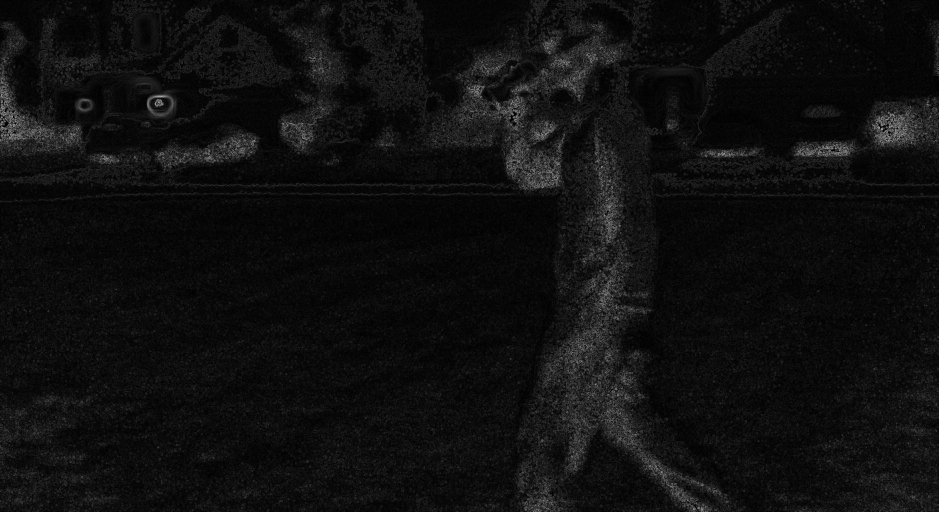
#> input picture src/images/edges/hls_scale15_sigma_1.0_sobel.png, 2816 x 1536 px, given in place of original.png, which was not available (shown at 1/3 size)
$ python affine_transformations.py
#> lines starting #> are read from the running program, lines starting #| are printed output that depends on the picture; after the words box and inside, x2 and y2 are one past the last pixel; in counts of white or black regions, pixels touching at a corner belong together; pictures that were not available may be replaced by others from this repository, and a replacement may not be noted
### src/config.py
import os

IMAGE_PATH = r"images/original/HW1_IMG_CS898BA.png"

CONVERTED_DIR = "images/converted"
TRANSFORMED_DIR = "images/transformed"
BLURRED_DIR = "images/blurred"
EDGE_DIR = "images/edges"
PLOT_DIR = "images/plots"

for folder in [
    CONVERTED_DIR,
    TRANSFORMED_DIR,
    BLURRED_DIR,
    EDGE_DIR,
    PLOT_DIR
]:
    os.makedirs(folder, exist_ok=True)

### src/affine_transformations.py
import cv2
import os
import numpy as np

from config import CONVERTED_DIR, TRANSFORMED_DIR

images = [
    "original.png",
    "grayscale.png",
    "binary.png",
    "hsv.png",
    "lab.png",
    "hls.png",
    "hsv_equalized_rgb.png"
]

transformations = [
    ("rot15", ("rotate", 15)),
    ("trans50", ("translate", (50,25))),
    ("rot30", ("rotate", 30)),
    ("scale12", ("scale", 1.2)),
    ("shear10", ("shear", 0.10)),
    ("trans75", ("translate", (75,50))),
    ("rot120", ("rotate", 120)),
    ("scale08", ("scale", 0.8)),
    ("shear20", ("shear", 0.20)),
    ("rot200", ("rotate", 200)),
    ("trans100", ("translate", (100,40))),
    ("scale15", ("scale", 1.5)),
    ("rot270", ("rotate", 270)),
    ("shear30", ("shear", 0.30))
]

idx = 0

for img_name in images:

    img = cv2.imread(
        os.path.join(CONVERTED_DIR,img_name)
    )
#> img is the input picture: shape (1536, 2816, 3); min 0, max 221, mean 15.6

    h,w = img.shape[:2]
#> h = 1536; w = 2816

    for _ in range(2):

        tag,(kind,val) = transformations[idx]
        idx += 1

        if kind == "rotate":

            M = cv2.getRotationMatrix2D(
                (w/2,h/2),
                val,
                1.0
            )

        elif kind == "translate":

            tx,ty = val

            M = np.float32([
                [1,0,tx],
                [0,1,ty]
            ])

        elif kind == "scale":

            M = cv2.getRotationMatrix2D(
                (w/2,h/2),
                0,
                val
            )

        else:

            shear = val

            M = np.float32([
                [1,shear,0],
                [0,1,0]
            ])

        transformed = cv2.warpAffine(
            img,
            M,
            (w,h)
        )

        cv2.imwrite(
            f"{TRANSFORMED_DIR}/{img_name[:-4]}_{tag}.png",
            transformed
        )
#> this loop made 2 passes
#> pass 1, `transformed = cv2.warpAffine( img, M, (w,h) )`:
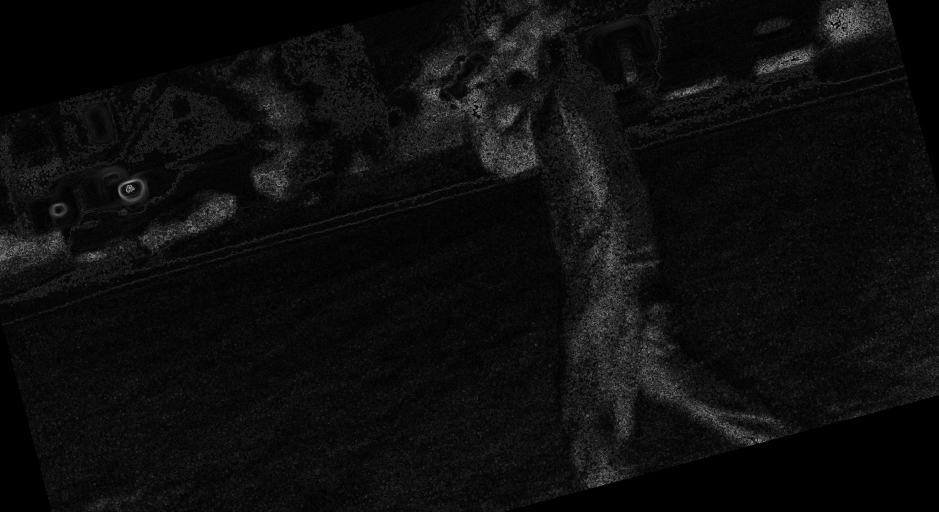
#> transformed: shape (1536, 2816, 3) (shown at 1/3 size); min 0, max 205, mean 13.8
#> pass 2, `transformed = cv2.warpAffine( img, M, (w,h) )`:
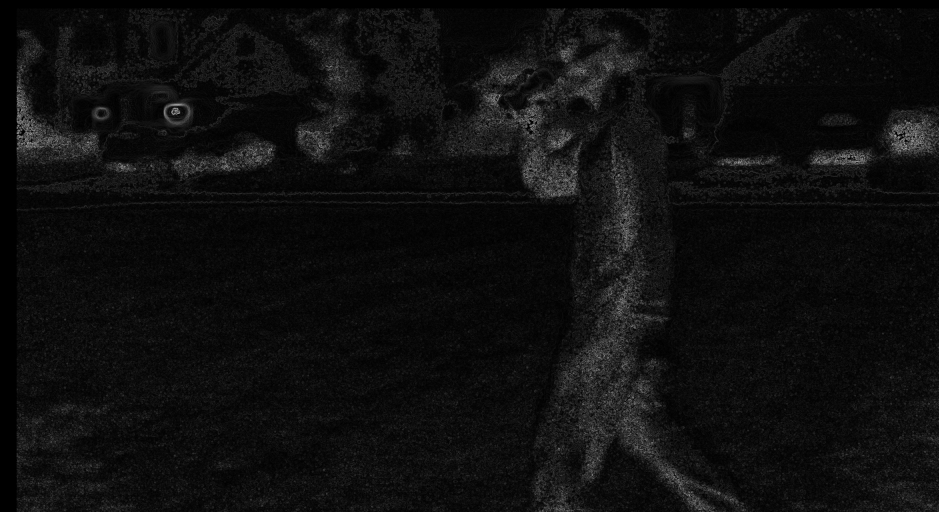
#> transformed: shape (1536, 2816, 3) (shown at 1/3 size); min 0, max 221, mean 15
#> after the loop, idx = 2
#> pass 2 of the loop `for img_name in images:`:
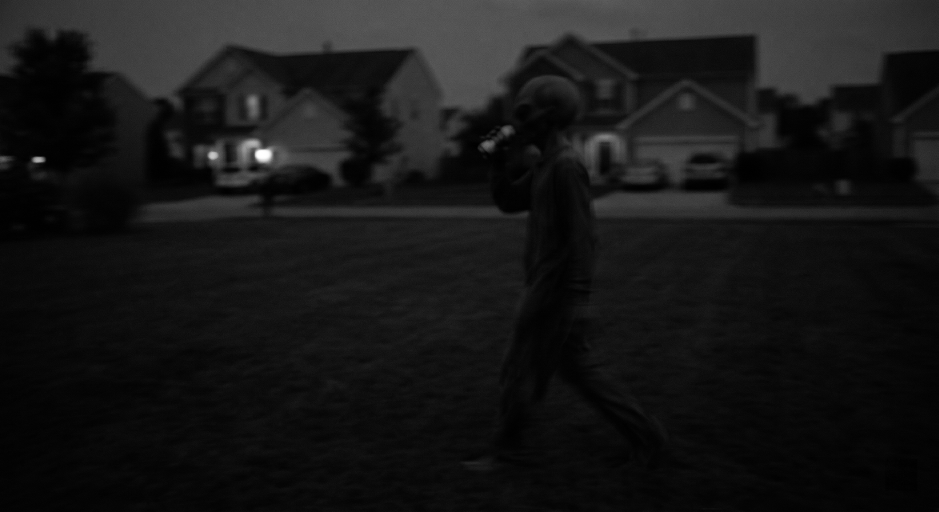
#> input picture HW1/images/converted/grayscale.png, 2816 x 1536 px, found by its file name (shown at 1/3 size)
#> img is the input picture: shape (1536, 2816, 3); min 0, max 255, mean 23.1
#> the loop `for _ in range(2): ` made 2 passes
#> (tag, kind, val, idx, M) on passes 1 to 2: ('rot30', 'rotate', 30, 3, [[0.866, 0.5, -195.4], [-0.5, 0.866, 806.9]]), ('scale12', 'scale', 1.2, 4, [[1.2, 0, -281.6], [0, 1.2, -153.6]])
#> pass 1, `transformed = cv2.warpAffine( img, M, (w,h) )`:
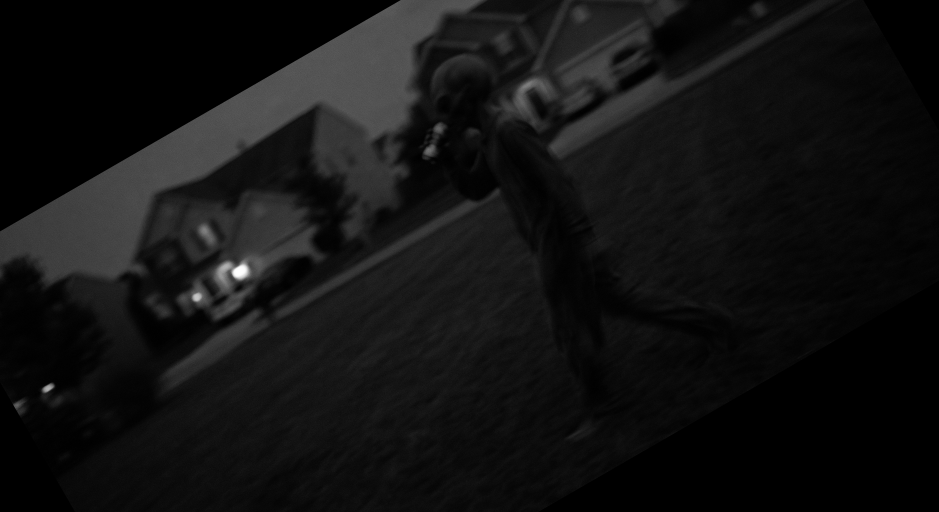
#> transformed: shape (1536, 2816, 3) (shown at 1/3 size); min 0, max 255, mean 18.4
#> pass 2, `transformed = cv2.warpAffine( img, M, (w,h) )`:
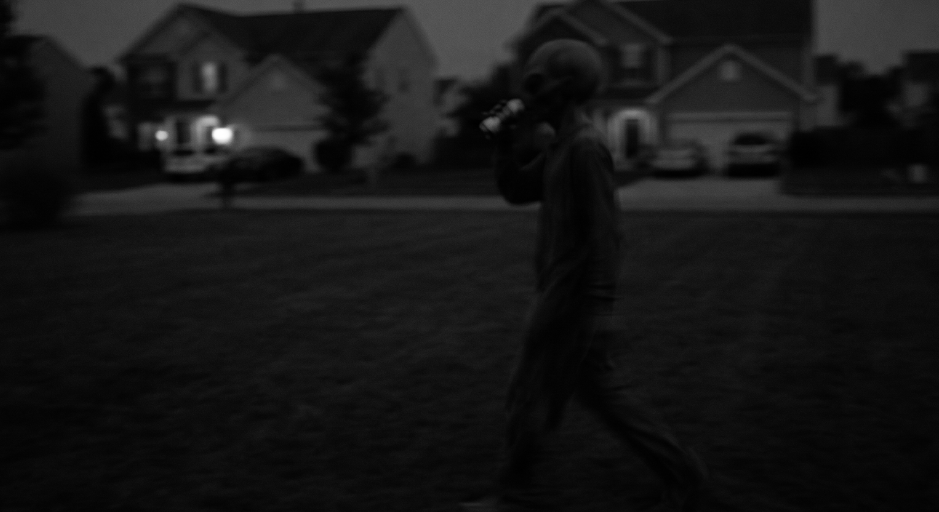
#> transformed: shape (1536, 2816, 3) (shown at 1/3 size); min 0, max 255, mean 22.2
#> after the loop `for _ in range(2):`: idx = 4
#> pass 3 of the loop `for img_name in images:`:
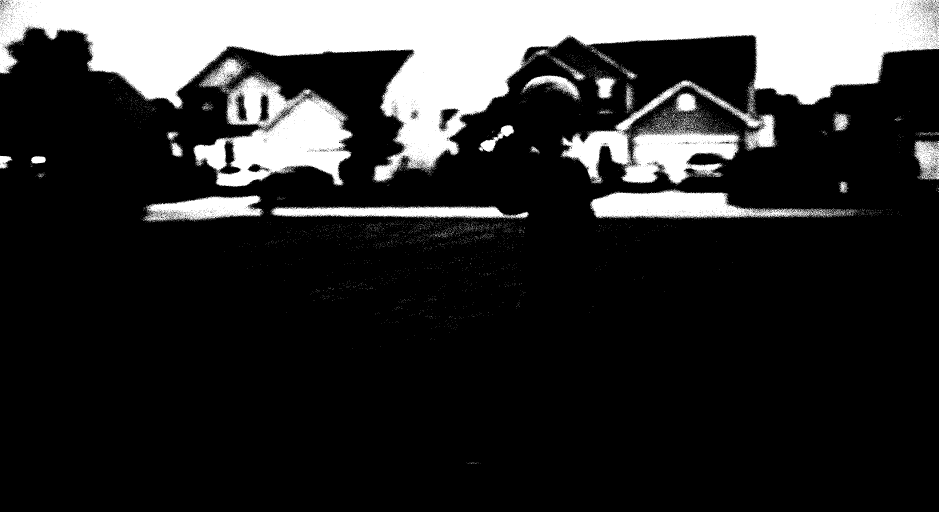
#> input picture src/images/converted/binary.png, 2816 x 1536 px (shown at 1/3 size)
#> img is the input picture: shape (1536, 2816, 3); 19.1% white; 8825 white regions (8761 under 20 px), largest, box (x1, y1, x2, y2) and area: (0, 0, 2816, 547) 570137, (580, 226, 1057, 560) 80640, (1683, 241, 2327, 552) 62943
#> the loop `for _ in range(2): ` made 2 passes
#> (tag, kind, val, idx, shear, M) on pass 1: ('shear10', 'shear', 0.1, 5, 0.1, [[1, 0.1, 0], [0, 1, 0]])
#> pass 1, `transformed = cv2.warpAffine( img, M, (w,h) )`:
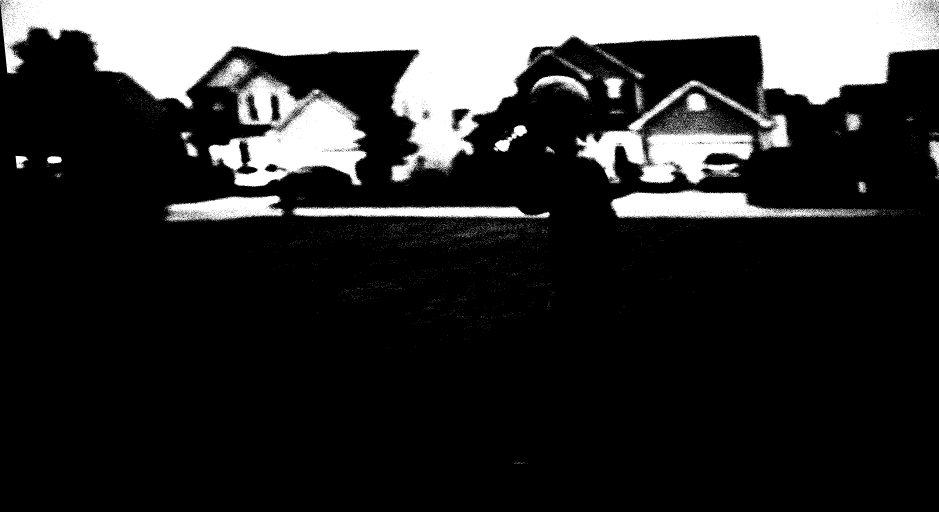
#> transformed: shape (1536, 2816, 3) (shown at 1/3 size); min 0, max 255, mean 48.5
#> pass 2, `transformed = cv2.warpAffine( img, M, (w,h) )`:
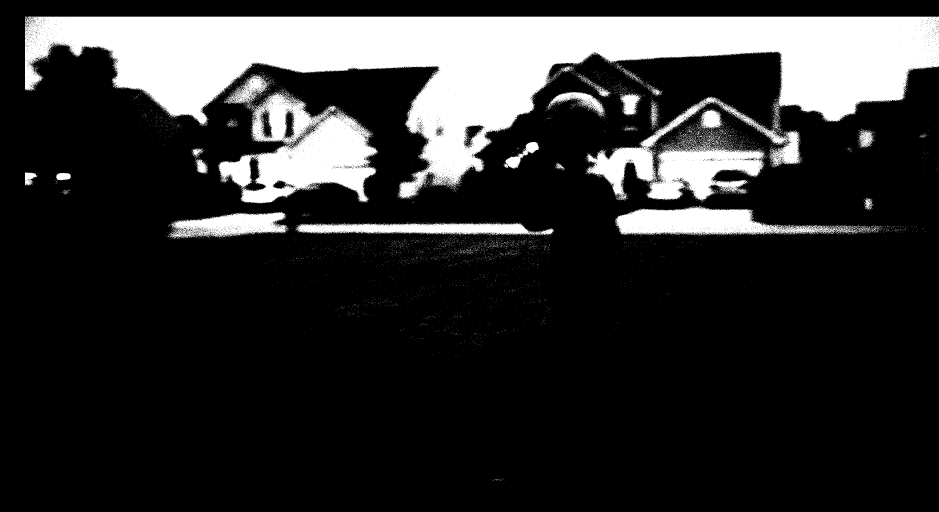
#> transformed: shape (1536, 2816, 3) (shown at 1/3 size); 18.8% white; 8692 white regions (8631 under 20 px), largest, box (x1, y1, x2, y2) and area: (75, 50, 2816, 597) 560503, (655, 276, 1132, 610) 80640, (1758, 291, 2402, 602) 62943
#> after the loop `for _ in range(2):`: idx = 6
#> (the run stopped early here; a loop or call above may not have finished)
